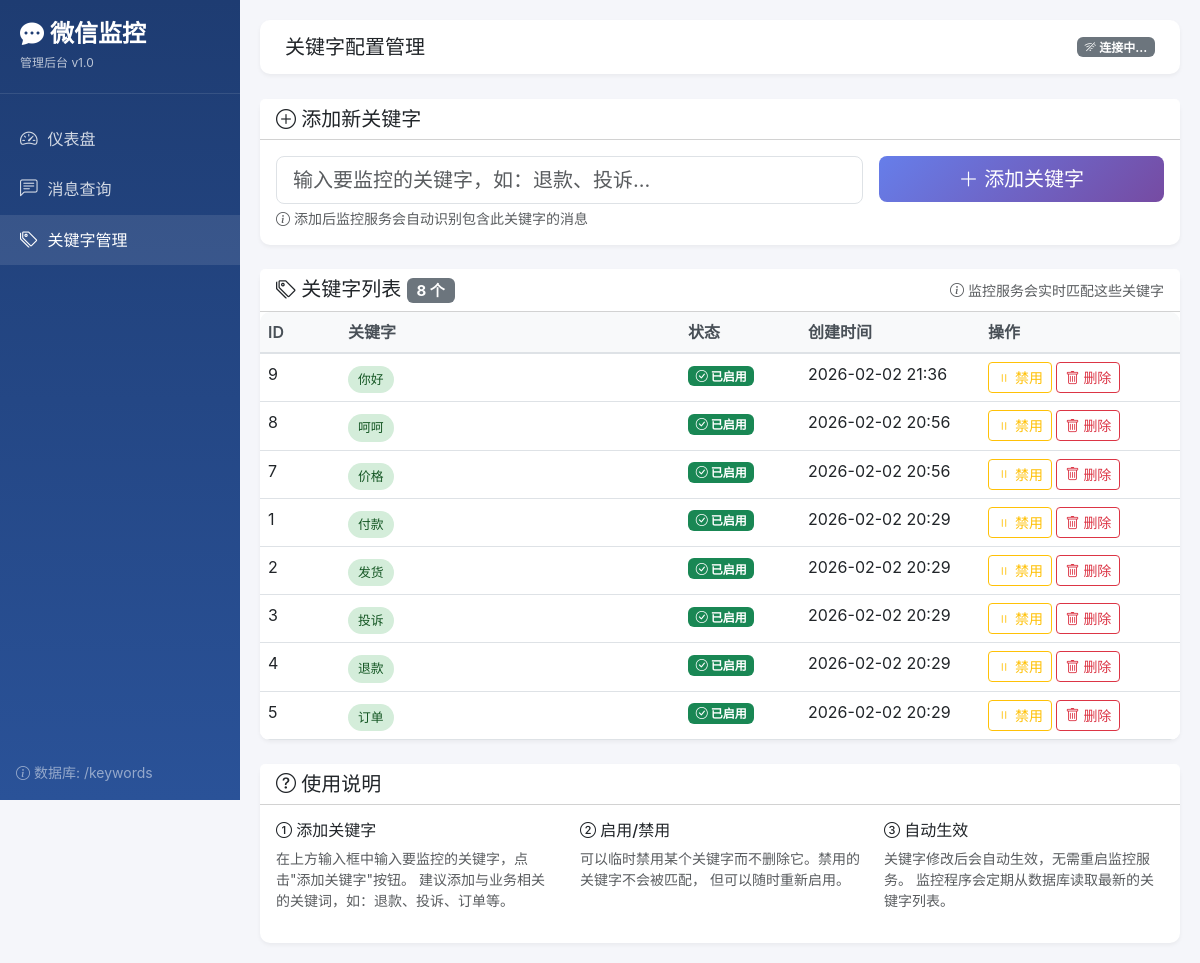
Screenshot of /keywords with the database file from the repository.
### tables this page shows
CREATE TABLE keywords (
                id INTEGER PRIMARY KEY AUTOINCREMENT,
                word TEXT UNIQUE NOT NULL,
                enabled BOOLEAN DEFAULT 1,
                created_at TIMESTAMP DEFAULT CURRENT_TIMESTAMP
            );

### web_app.py (the view)
@app.route("/keywords")
def keywords():
    db = get_db()
    keywords_list = db.get_keywords()
    return render_template("keywords.html", keywords=keywords_list)

### database.py (called while the page is built)
    def _get_connection(self) -> sqlite3.Connection:
        if self.connection is None:
            self.connection = sqlite3.connect(self.db_path, check_same_thread=False)
            self.connection.execute("PRAGMA foreign_keys = ON")
            self.connection.row_factory = sqlite3.Row
        return self.connection

### web_app.py (called while the page is built)
def get_db() -> WebDatabaseManager:
    global db_manager
    if db_manager is None:
        db_manager = WebDatabaseManager(DB_PATH)
    return db_manager

def _parse_datetime_filter(value) -> Any:
    if isinstance(value, str):
        try:
            value_str = value.replace("Z", "+00:00")
            if value_str.endswith("+00:00"):
                value_str = value_str[:-6]
            return datetime.fromisoformat(value_str)
        except:
            return value
    return value

@app.template_filter("datetime_format")
def datetime_format(value, format_str="%Y-%m-%d %H:%M:%S") -> str:
    parsed = _parse_datetime_filter(value)
    if isinstance(parsed, datetime):
        return parsed.strftime(format_str)
    return str(value) if value else ""

    def get_keywords(self, enabled_only: bool = False) -> List[Dict]:
        conn = self._get_connection()
        cursor = conn.cursor()
        sql = "SELECT * FROM keywords"
        if enabled_only:
            sql += " WHERE enabled = 1"
        sql += " ORDER BY created_at DESC"
        cursor.execute(sql)
        rows = cursor.fetchall()
        return [
            {
                "id": row["id"],
                "word": row["word"],
                "enabled": bool(row["enabled"]),
                "created_at": row["created_at"],
            }
            for row in rows
        ]

### templates/keywords.html (shortened to what this page needs)
{% extends "base.html" %}
{% block page_title %}关键字配置管理{% endblock %}
{% block content %}
<div class="card mb-4">
    <div class="card-header bg-white">
        <h5 class="mb-0"><i class="bi bi-plus-circle"></i> 添加新关键字</h5>
    </div>
    <div class="card-body">
        <form method="POST" action="{{ url_for('add_keyword') }}" class="row g-3">
            <div class="col-md-8">
                <input type="text"
                       name="word"
                       class="form-control form-control-lg"
                       placeholder="输入要监控的关键字，如：退款、投诉..."
                       required
                       maxlength="50">
                <div class="form-text">
                    <i class="bi bi-info-circle"></i>
                    添加后监控服务会自动识别包含此关键字的消息
                </div>
            </div>
            <div class="col-md-4">
                <button type="submit" class="btn btn-primary btn-lg w-100">
                    <i class="bi bi-plus-lg"></i> 添加关键字
                </button>
            </div>
        </form>
    </div>
</div>
<div class="card">
    <div class="card-header bg-white d-flex justify-content-between align-items-center">
        <h5 class="mb-0">
            <i class="bi bi-tags"></i>
            关键字列表
            <span class="badge bg-secondary">{{ keywords|length }} 个</span>
        </h5>
        <div class="text-muted small">
            <i class="bi bi-info-circle"></i>
            监控服务会实时匹配这些关键字
        </div>
    </div>
    <div class="card-body p-0">
        {% if keywords %}
        <div class="table-responsive">
            <table class="table table-hover mb-0">
                <thead>
                    <tr>
                        <th style="width: 80px;">ID</th>
                        <th>关键字</th>
                        <th style="width: 120px;">状态</th>
                        <th style="width: 180px;">创建时间</th>
                        <th style="width: 200px;">操作</th>
                    </tr>
                </thead>
                <tbody>
                    {% for kw in keywords %}
                    <tr>
                        <td>{{ kw.id }}</td>
                        <td>
                            <span class="fs-5">
                                <span class="keyword-tag {% if kw.enabled %}keyword-matched{% else %}keyword-unmatched{% endif %}">
                                    {{ kw.word }}
                                </span>
                            </span>
                        </td>
                        <td>
                            {% if kw.enabled %}
                            <span class="badge bg-success"><i class="bi bi-check-circle"></i> 已启用</span>
                            {% else %}
                            <span class="badge bg-secondary"><i class="bi bi-pause-circle"></i> 已禁用</span>
                            {% endif %}
                        </td>
                        <td>{{ kw.created_at|datetime_format('%Y-%m-%d %H:%M') }}</td>
                        <td>
                            <form method="POST"
                                  action="{{ url_for('toggle_keyword_route', keyword_id=kw.id) }}"
                                  style="display: inline;">
                                <button type="submit"
                                        class="btn btn-sm {% if kw.enabled %}btn-outline-warning{% else %}btn-outline-success{% endif %}">
                                    {% if kw.enabled %}
                                        <i class="bi bi-pause"></i> 禁用
                                    {% else %}
                                        <i class="bi bi-play"></i> 启用
                                    {% endif %}
                                </button>
                            </form>
                            <form method="POST"
                                  action="{{ url_for('delete_keyword_route', keyword_id=kw.id) }}"
                                  style="display: inline;"
                                  onsubmit="return confirm('确定要删除关键字 "{{ kw.word }}" 吗？');">
                                <button type="submit" class="btn btn-sm btn-outline-danger">
                                    <i class="bi bi-trash"></i> 删除
                                </button>
                            </form>
                        </td>
                    </tr>
                    {% endfor %}
                </tbody>
            </table>
        </div>
        {% else %}
        <div class="text-center py-5 text-muted">
            <i class="bi bi-inbox fs-1"></i>
            <p class="mt-3">暂无关键字</p>
            <p class="small">请在上方添加要监控的关键字</p>
        </div>
        {% endif %}
    </div>
</div>
<div class="card mt-4">
    <div class="card-header bg-white">
        <h5 class="mb-0"><i class="bi bi-question-circle"></i> 使用说明</h5>
    </div>
    <div class="card-body">
        <div class="row">
            <div class="col-md-4">
                <h6><i class="bi bi-1-circle"></i> 添加关键字</h6>
                <p class="text-muted small">
                    在上方输入框中输入要监控的关键字，点击"添加关键字"按钮。
                    建议添加与业务相关的关键词，如：退款、投诉、订单等。
                </p>
            </div>
            <div class="col-md-4">
                <h6><i class="bi bi-2-circle"></i> 启用/禁用</h6>
                <p class="text-muted small">
                    可以临时禁用某个关键字而不删除它。禁用的关键字不会被匹配，
                    但可以随时重新启用。
                </p>
            </div>
            <div class="col-md-4">
                <h6><i class="bi bi-3-circle"></i> 自动生效</h6>
                <p class="text-muted small">
                    关键字修改后会自动生效，无需重启监控服务。
                    监控程序会定期从数据库读取最新的关键字列表。
                </p>
            </div>
        </div>
    </div>
</div>
{% endblock %}

### templates/base.html (style rules this page uses)
:root { --sidebar-width: 240px; }
body { font-family: -apple-system, BlinkMacSystemFont, "Segoe UI", Roboto, "Helvetica Neue", Arial, sans-serif; background-color: #f5f6fa; }
.card { border: none; border-radius: 10px; box-shadow: 0 2px 4px rgba(0,0,0,0.05); transition: transform 0.2s, box-shadow 0.2s; }
.table { background: white; border-radius: 10px; overflow: hidden; }
.table thead th { background: #f8f9fa; border-bottom: 2px solid #dee2e6; font-weight: 600; color: #495057; }
.keyword-tag { display: inline-block; padding: 4px 10px; border-radius: 15px; font-size: 0.8rem; font-weight: 500; }
.keyword-matched { background: #d4edda; color: #155724; }
.btn-primary { background: linear-gradient(135deg, #667eea 0%, #764ba2 100%); border: none; }

### rows the page displays
keywords: id "9", word "你好", enabled True (drawn), created_at "2026-02-02 21:36"
keywords: id "8", word "呵呵", enabled True (drawn), created_at "2026-02-02 20:56"
keywords: id "7", word "价格", enabled True (drawn), created_at "2026-02-02 20:56"
keywords: id "1", word "付款", enabled True (drawn), created_at "2026-02-02 20:29"
keywords: id "2", word "发货", enabled True (drawn), created_at "2026-02-02 20:29"
keywords: id "3", word "投诉", enabled True (drawn), created_at "2026-02-02 20:29"
keywords: id "4", word "退款", enabled True (drawn), created_at "2026-02-02 20:29"
keywords: id "5", word "订单", enabled True (drawn), created_at "2026-02-02 20:29"

### other values shown
{{ request.path }} "/keywords"
{{ keywords|length }} "8"
